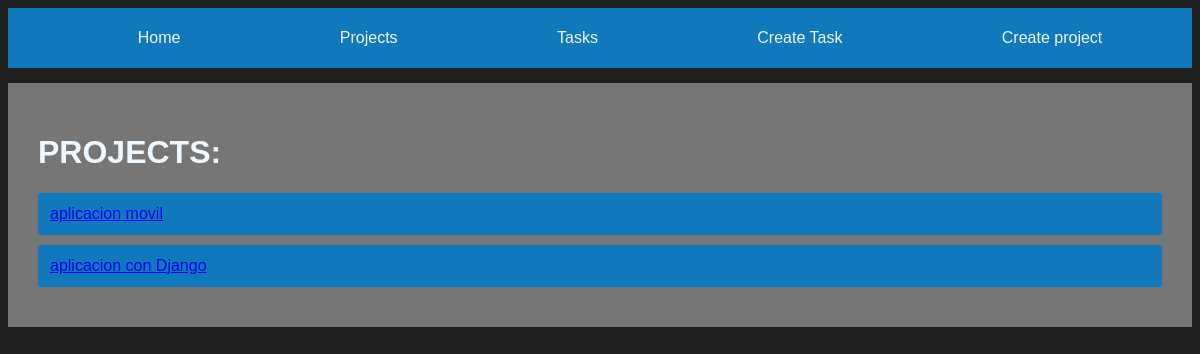
The page /projects/ on the database as committed earlier.
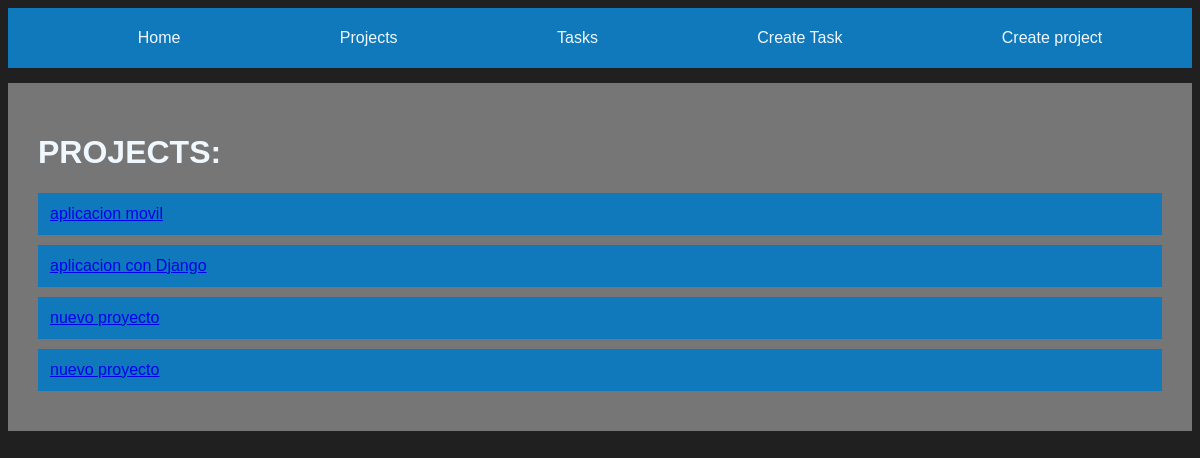
The same page on the database as committed later.
### myapp/models.py (models this page shows, shortened)
class Project(models.Model):
    name = models.CharField(max_length= 255)

### myapp/views.py (the view)
# urls.py: path('projects/' , views.project, name = 'projects'),
def project(request):
    projects = Project.objects.all()
    return render(request, "projects/projects.html", {'projects': projects}  )

### myapp/templates/projects/projects.html
{% extends 'layout/base.html'%}
{% block content %}
    <div>
      <h1>PROJECTS: </h1>
      {% for project in projects %}
      <article class="card">
        <a href="{% url 'details_project' project.id %}">{{project.name}}</a>
      </article>
      {% endfor %}
    </div>
{% endblock %}

Rows that differ between the two databases and show on the page:
added Project: name "nuevo proyecto"
added Project: name "nuevo proyecto"
